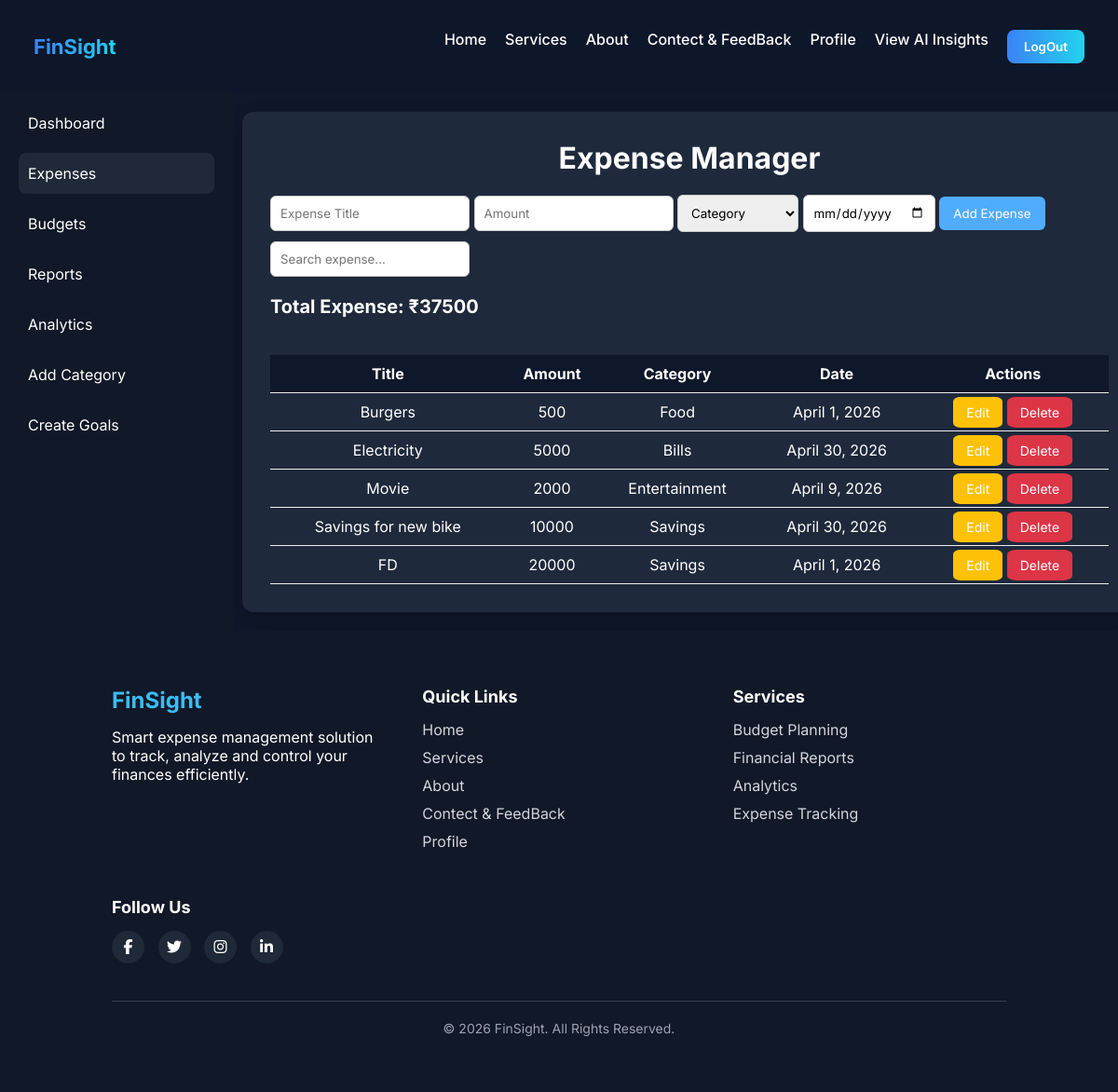
Page /expense/ (signed in) on the committed database.
### app1/models.py (models this page shows, shortened)
class Expense(models.Model):
    user_id = models.ForeignKey(reg_users, on_delete=models.CASCADE)
    title = models.CharField(max_length=100)
    amount = models.IntegerField()
    category = models.CharField(max_length=50)
    date = models.DateField()

### app1/views.py (the view)
# urls.py: path('expense/',views.expense_page,name='expense_page'),
def expense_page(request):
    if 'login' in request.session:
        user_id = request.session.get('user_id')
        expenses = Expense.objects.filter(user_id=user_id)
        categories = Category.objects.filter(user=user_id)
        total_expense = expenses.aggregate(Sum('amount'))['amount__sum'] or 0
        return render(request,'expense.html',{
            'expenses':expenses,
            'total_expense':total_expense,
            "categories": categories,
            'login':True
        })
    else:
        return render(request, 'index.html',{'loged_out':'you have to login first'})

### app1/templates/expense.html (shortened to what this page needs)
{% extends "dashboard.html" %}
{% load static %}
{% block expense %}
    <link rel="stylesheet" href={% static "css/style_expense.css" %}>
    <div class="container">
        <h1>Expense Manager</h1>
        <div class="top-section">
            <div class="form-box">
                <form method="POST" action="{% url "add_expense" %}">
                    <input type="text" id="title" name="title" placeholder="Expense Title" required>
                    <input type="number" id="amount" name="amount" placeholder="Amount" required oninput="checkBudget()">
                    <select id="category" name="category" required onchange="checkBudget()">
                    <option value="">Category</option>
                    </select>
                    <input type="date" id="date" name="date" required onchange="checkBudget()">
                    <button type="submit" >Add Expense</button>
                </form>
            </div>
            <div class="search-box">
                <input type="text" id="search" placeholder="Search expense..." onkeyup="searchExpense()">
            </div>
        </div>
        <div class="summary">
            Total Expense: ₹<span id="total">{{total_expense}}</span>
        </div>
<div id="budgetStatus" class="budget-box"></div>
        <table>
            <thead>
                <tr>
                    <th>Title</th>
                    <th>Amount</th>
                    <th>Category</th>
                    <th>Date</th>
                    <th>Actions</th>
                </tr>
            </thead>
            {% for expense in expenses %}
            <tr>
                <td>{{ expense.title }}</td>
                <td>{{ expense.amount }}</td>
                <td>{{ expense.category }}</td>
                <td>{{ expense.date }}</td>
                <td>
                    <a class="edit" href="{% url 'edit_expense' expense.id %}">Edit</a>
                    <a href="{% url 'delete_expense' expense.id %}" class="delete" onclick="return confirmDelete()">Delete</a>
                </td>
            </tr>
            {% endfor %}
        </table>
    </div>
{% endblock expense %}

### app1/templates/dashboard.html (shortened to what this page needs)
{% extends "nav.html" %}
{% load static %}
{% block dashboard %}
<!DOCTYPE html>
<html lang="en">
<head>
    <link rel="stylesheet" href="{% static 'css/style_dashboard.css' %}">
</head>
<body>
<div class="sidebar" id="sidebar">
    <ul>
        <li class="{% if request.resolver_match.url_name == 'dashboard_page' %}active{% endif %}"><a href={% url "dashboard_page" %}>Dashboard</a></li>
        <li class="{% if request.resolver_match.url_name == 'expense_page' %}active{% endif %}"><a href={% url "expense_page" %}>Expenses</a></li>
        <li class="{% if request.resolver_match.url_name == 'budget_page' %}active{% endif %}"><a href={% url "budget_page" %}>Budgets</a></li>
        <li class="{% if request.resolver_match.url_name == 'report_page' %}active{% endif %}"><a href="{% url "report_page" %}">Reports</a></li>
        <li class="{% if request.resolver_match.url_name == 'analytics_page' %}active{% endif %}"><a href="{% url "analytics_page" %}">Analytics</a></li>
        <li class="{% if request.resolver_match.url_name == 'add_category' %}active{% endif %}"><a href="{% url "add_category" %}">Add Category</a></li>
        <li class="{% if request.resolver_match.url_name == 'goal_page' %}active{% endif %}"><a href="{% url "goal_page" %}">Create Goals</a></li>
    </ul>
</div>
    {% block expense %}{% endblock expense %}
<div class="menu-btn" id="menuBtn">
    <span>Services</span>
</div>
</body>
</html>
{% endblock dashboard %}

### app1/templates/nav.html (shortened to what this page needs)
{% load static %}
<!DOCTYPE html>
<html lang="en">
<head>
    <link rel="stylesheet" href={% static "css/style_index.css" %}>
</head>
<body>
    <nav id="navbar">
        <div class="logo">FinSight</div>
        <ul class="nav-links" id="navLinks">
                <li><a href={% url "index_page" %}>Home</a></li>
                <li><a href={% url "dashboard_page" %}>Services</a></li>
                <li><a href="{% url "about_page" %}">About</a></li>
                <li><a href="{% url "feedback" %}">Contect & FeedBack</a></li>
                <li><a href={% url "profile_page" %}>Profile</a></li>
                <li><a href="{% url 'ai_insights' %}">View AI Insights</a></li>
                {% if login %}
                <li><button type="button" class="btn-primary"><a href={% url "user_logout" %}>LogOut</a></button></li>
                {% else %}
                <li><button type="button" class="btn-primary"><a href={% url "login_form" %}>Login</a></button></li>
                <li><button type="button" class="btn-primary"><a href={% url "regis_form" %}>Register</a></button></li>
                {% endif %}
        </ul>
    </nav>
    {% block dashboard %}{% endblock dashboard %}
<footer class="footer">
    <div class="footer-container">
        <div class="footer-box">
            <h2 class="footer-logo">FinSight</h2>
            <p>Smart expense management solution to track, analyze and control your finances efficiently.</p>
        </div>
        <div class="footer-box">
            <h3>Quick Links</h3>
            <ul>
                <li><a href={% url "index_page" %}>Home</a></li>
                <li><a href={% url "dashboard_page" %}>Services</a></li>
                <li><a href="{% url "about_page" %}">About</a></li>
                <li><a href="{% url "feedback" %}">Contect & FeedBack</a></li>
                <li><a href={% url "profile_page" %}>Profile</a></li>
            </ul>
        </div>
        <div class="footer-box">
            <h3>Services</h3>
            <ul>
                <li><a href="{% url "budget_page" %}">Budget Planning</a></li>
                <li><a href="{% url "report_page" %}">Financial Reports</a></li>
                <li><a href="{% url "analytics_page" %}">Analytics</a></li>
                <li><a href="{% url "expense_page" %}">Expense Tracking</a></li>
            </ul>
        </div>
        <div class="footer-box">
            <h3>Follow Us</h3>
            <div class="social-icons">
                <a href="#"><i class="fab fa-facebook-f"></i></a>
                <a href="#"><i class="fab fa-twitter"></i></a>
                <a href="#"><i class="fab fa-instagram"></i></a>
                <a href="#"><i class="fab fa-linkedin-in"></i></a>
            </div>
        </div>
    </div>
    <div class="footer-bottom">
        <p>© 2026 FinSight. All Rights Reserved.</p>
    </div>
</footer>
<link rel="stylesheet" href="https://cdnjs.cloudflare.com/ajax/libs/font-awesome/6.5.1/css/all.min.css">
</body>
</html>

### app1/static/css/style_index.css (style rules this page uses)
* { margin:0; padding:0; box-sizing:border-box; font-family:'Inter',sans-serif; }
body { background: linear-gradient(rgba(15,23,42,0.85), rgba(15,23,42,0.85)), url('https://images.unsplash.com/photo-1554224155-8d04cb21cd6c?q=80&w=2000&auto=format&fit=crop'); background-size:cover; background-position:center; background-attachment:fixed; color:white; scroll-behavior:smooth; min-height:100vh; display:flex; flex-direction:column; }
nav { position:fixed; width:100%; height: 100px; padding:20px 3%; display:flex; justify-content:space-between; align-items:center; background:rgba(15,23,42,0.7); backdrop-filter:blur(10px); z-index:1000; }
.logo { font-size:22px; font-weight:700; background:linear-gradient(90deg,#3b82f6,#22d3ee); background-clip:text; -webkit-text-fill-color:transparent; }
nav ul { list-style:none; display:flex; gap:30px; }
nav ul li { cursor:pointer; font-size:16px; font-weight:500; position:relative; transition:0.3s ease; }
nav ul li::after { content:""; position:absolute; left:0; bottom:5px; width:0%; height:2px; background:linear-gradient(90deg,#3b82f6,#22d3ee); transition:0.3s ease; }
.btn-primary { padding:10px 18px 10px; border-radius:8px; background:linear-gradient(90deg,#3b82f6,#22d3ee); border:none; color:white; cursor:pointer; font-weight:600; }
.footer { background: #111827; color: #ffffff; padding: 60px 10%; z-index: 999; margin-top:auto; }
.footer-container { display: grid; grid-template-columns: repeat(auto-fit, minmax(220px, 1fr)); gap: 40px; }
.footer-logo { font-size: 24px; font-weight: bold; margin-bottom: 15px; color: #38bdf8; }
.footer-box h3 { margin-bottom: 15px; font-size: 18px; }
.footer-box ul { list-style: none; padding: 0; }
.footer-box ul li { margin-bottom: 10px; }
.footer-box ul li a { text-decoration: none; color: #d1d5db; transition: 0.3s ease; }
.social-icons a { display: inline-block; margin-right: 10px; width: 35px; height: 35px; background: #1f2937; text-align: center; line-height: 35px; border-radius: 50%; color: #ffffff; transition: 0.3s; }
.footer-bottom { text-align: center; margin-top: 40px; padding-top: 20px; border-top: 1px solid #374151; font-size: 14px; color: #9ca3af; }
.nav-links { display: flex; list-style: none; gap: 20px; }
nav ul li a { text-decoration:none; color:white; transition:0.3s; }

### app1/static/css/style_dashboard.css (style rules this page uses)
* { margin:0; padding:0; box-sizing:border-box; font-family:'Inter',sans-serif; }
body { display:flex; background:#0f172a; color:white; }
.sidebar { width:250px; height:100vh; background:#111827; padding:30px 20px; position:fixed; margin-top:80px; }
.sidebar ul { list-style:none; }
.sidebar ul li { padding:12px 10px; margin-bottom:10px; cursor:pointer; border-radius:8px; transition:0.3s; }
.sidebar ul li a { color:white; text-decoration: none; }
.sidebar ul li:hover, .sidebar ul li.active { background:#1f2937; }
.btn-primary { padding:10px 18px; border:none; border-radius:8px; background:linear-gradient(90deg,#3b82f6,#22d3ee); color:white; cursor:pointer; }

### app1/static/css/style_expense.css (style rules this page uses)
.container { background:#1e293b; padding:30px; width:90%; max-width:80%; border-radius:12px; box-shadow:0 10px 25px rgba(0,0,0,0.2); margin-left: 260px; margin-top: 120px; }
h1 { text-align:center; margin-bottom:20px; color:white; }
.top-section { display:flex; justify-content:space-between; flex-wrap:wrap; gap:10px; }
.form-box { display:flex; flex-wrap:wrap; gap:10px; }
.form-box input, .form-box select { padding:10px; border-radius:6px; border:1px solid #ccc; }
.form-box button { background:#4facfe; border:none; color:white; padding:10px 15px; border-radius:6px; cursor:pointer; }
.search-box input { padding:10px; border-radius:6px; border:1px solid #ccc; }
.summary { margin:20px 0; font-size:20px; font-weight:bold; color:white; }
table { width:100%; border-collapse:collapse; }
th,td { padding:10px 0%; text-align:center; border-bottom:1px solid #eee; }
th { background:#0f172a; }
.edit { background:#ffc107; color:white; padding:8px 14px; font-size:14px; border-radius: 15%; text-decoration: none; }
.delete { background:#dc3545; color:white; padding:8px 14px; font-size:14px; border-radius: 15%; text-decoration: none; }
.budget-box { margin-top:10px; padding:10px; border-radius:8px; font-weight:600; transition:0.3s; }

### rows in the picture
Expense: title "Burgers", amount "500", category "Food", date "April 1, 2026"
Expense: title "Electricity", amount "5000", category "Bills", date "April 30, 2026"
Expense: title "Movie", amount "2000", category "Entertainment", date "April 9, 2026"
Expense: title "Savings for new bike", amount "10000", category "Savings", date "April 30, 2026"
Expense: title "FD", amount "20000", category "Savings", date "April 1, 2026"

### other values in the picture
{{ total_expense }} "37500"
